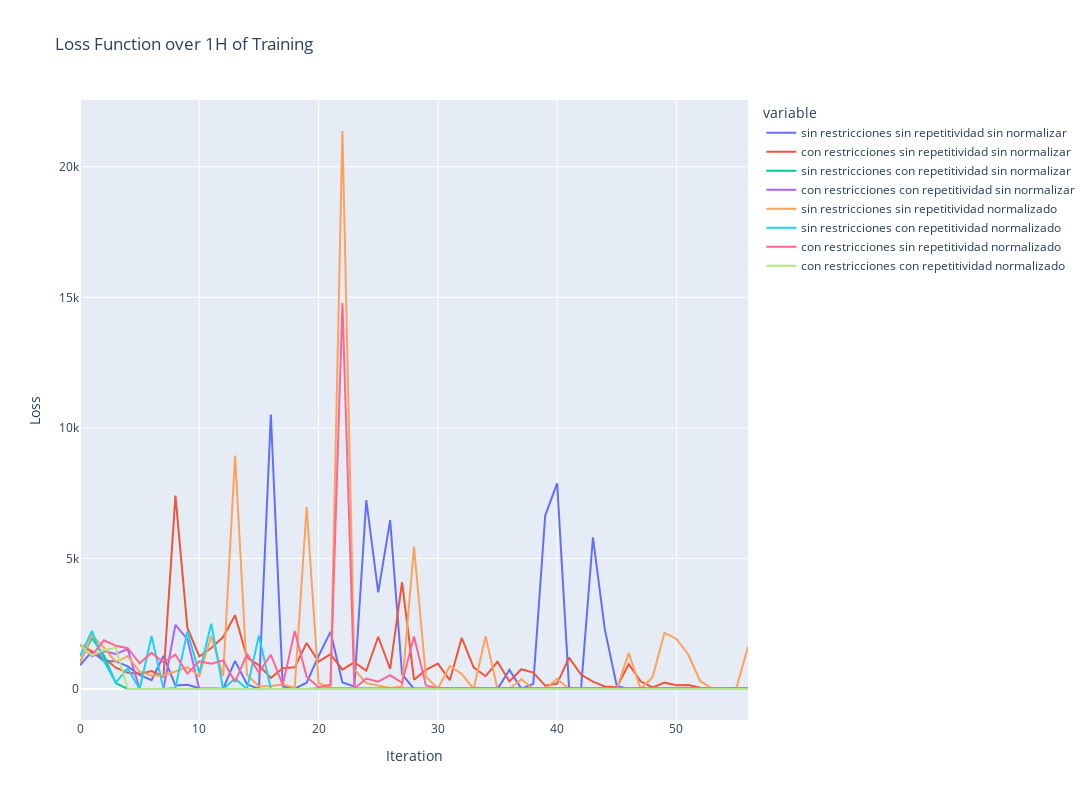

The notebook cell this image was saved under:
### Code cell
fig = px.line(loss_df, title='Loss Function over 1H of Training')
fig.update_xaxes(title_text='Iteration')
fig.update_yaxes(title_text='Loss')

fig.update_layout(
    autosize=False,
    width=1600,
    height=800,)

fig.show()

### Figure 1 — Plotly figure (JSON) as saved in the notebook; plotly's stock layout.template omitted (floating-point values rounded to 4 significant figures)
{"data": [{"hovertemplate": "variable=sin restricciones sin repetitividad sin normalizar<br>index=%{x}<br>value=%{y}<extra></extra>", "legendgroup": "sin restricciones sin repetitividad sin normalizar", "line": {"color": "#636efa", "dash": "solid"}, "marker": {"symbol": "circle"}, "mode": "lines", "name": "sin restricciones sin repetitividad sin normalizar", "orientation": "v", "showlegend": true, "type": "scatter", "x": [0, 1, 2, 3, 4, 5, 6, 7, 8, 9, 10, 11, 12, 13, 14, 15, 16, 17, 18, 19, 20, 21, 22, 23, 24, 25, 26, 27, 28, 29, 30, 31, 32, 33, 34, 35, 36, 37, 38, 39, 40, 41, 42, 43, 44, 45, 46, 47, 48, 49, 50, 51, 52, 53, 54, 55, 56], "xaxis": "x", "y": [908.8, 1438.0, 1068.0, 1065.0, 864.3, 537.1, 337.6, 1268.0, 132.7, 162.8, 30.59, 30.56, 11.23, 1077.0, 178.7, 3.113, 10510.0, 100.3, 9.588, 240.6, 1264.0, 2189.0, 246.1, 95.24, 7234.0, 3701.0, 6465.0, 567.7, 0.4479, 0.4198, 0.1036, 0.09406, 0.05606, 0.006145, 20.46, 0.685, 732.5, 13.28, 195.4, 6644.0, 7874.0, 38.52, 0.4485, 5803.0, 2271.0, 119.8, 2.205, 0.06355, 0.01555, 0.04915, 0.02265, 0.005849, 0.0118, 0.002015, 0.2677, 0.01946, 0.0007437], "yaxis": "y"}, {"hovertemplate": "variable=con restricciones sin repetitividad sin normalizar<br>index=%{x}<br>value=%{y}<extra></extra>", "legendgroup": "con restricciones sin repetitividad sin normalizar", "line": {"color": "#EF553B", "dash": "solid"}, "marker": {"symbol": "circle"}, "mode": "lines", "name": "con restricciones sin repetitividad sin normalizar", "orientation": "v", "showlegend": true, "type": "scatter", "x": [0, 1, 2, 3, 4, 5, 6, 7, 8, 9, 10, 11, 12, 13, 14, 15, 16, 17, 18, 19, 20, 21, 22, 23, 24, 25, 26, 27, 28, 29, 30, 31, 32, 33, 34, 35, 36, 37, 38, 39, 40, 41, 42, 43, 44, 45, 46, 47, 48, 49, 50, 51, 52, 53, 54, 55, 56], "xaxis": "x", "y": [1691.0, 1440.0, 1194.0, 816.2, 623.9, 579.3, 687.9, 470.7, 7408.0, 2347.0, 1246.0, 1572.0, 1991.0, 2824.0, 1214.0, 911.3, 426.9, 797.1, 828.3, 1762.0, 1051.0, 1334.0, 738.1, 1027.0, 698.3, 2001.0, 766.3, 4097.0, 357.3, 730.0, 970.2, 336.4, 1958.0, 831.3, 489.3, 1043.0, 288.2, 756.6, 626.8, 124.4, 206.6, 1200.0, 553.2, 282.5, 94.16, 61.93, 952.3, 294.0, 57.3, 242.2, 145.9, 153.7, 49.65, 18.4, 0.6965, 31.51, 13.85], "yaxis": "y"}, {"hovertemplate": "variable=sin restricciones con repetitividad sin normalizar<br>index=%{x}<br>value=%{y}<extra></extra>", "legendgroup": "sin restricciones con repetitividad sin normalizar", "line": {"color": "#00cc96", "dash": "solid"}, "marker": {"symbol": "circle"}, "mode": "lines", "name": "sin restricciones con repetitividad sin normalizar", "orientation": "v", "showlegend": true, "type": "scatter", "x": [0, 1, 2, 3, 4, 5, 6, 7, 8, 9, 10, 11, 12, 13, 14, 15, 16, 17, 18, 19, 20, 21, 22, 23, 24, 25, 26, 27, 28, 29, 30, 31, 32, 33, 34, 35, 36, 37, 38, 39, 40, 41, 42, 43, 44, 45, 46, 47, 48, 49, 50, 51, 52, 53, 54, 55, 56], "xaxis": "x", "y": [1038.0, 1952.0, 1286.0, 228.0, 2.19, 0.3729, 0.3464, 0.4534, 13.01, 5.215, 2.786, -0.3181, 0.2926, 0.2926, 0.2926, 0.2926, 0.2926, 0.2926, 0.2926, 0.2926, 0.2926, 0.2926, 0.2926, 0.2926, 0.2926, 0.2926, 0.2926, 0.2926, 0.2926, 0.2926, 0.2926, 0.2926, 0.2926, 0.2926, 0.2926, 0.2926, 0.2926, 0.2926, 0.2926, 0.2926, 0.2926, 0.2926, 0.2926, 0.2926, 0.2926, 0.2926, 0.2926, 0.2926, 0.2926, 0.2926, 0.2926, 0.2926, 0.2926, 0.2926, 0.2926, 0.2926, 0.2926], "yaxis": "y"}, {"hovertemplate": "variable=con restricciones con repetitividad sin normalizar<br>index=%{x}<br>value=%{y}<extra></extra>", "legendgroup": "con restricciones con repetitividad sin normalizar", "line": {"color": "#ab63fa", "dash": "solid"}, "marker": {"symbol": "circle"}, "mode": "lines", "name": "con restricciones con repetitividad sin normalizar", "orientation": "v", "showlegend": true, "type": "scatter", "x": [0, 1, 2, 3, 4, 5, 6, 7, 8, 9, 10, 11, 12, 13, 14, 15, 16, 17, 18, 19, 20, 21, 22, 23, 24, 25, 26, 27, 28, 29, 30, 31, 32, 33, 34, 35, 36, 37, 38, 39, 40, 41, 42, 43, 44, 45, 46, 47, 48, 49, 50, 51, 52, 53, 54, 55, 56], "xaxis": "x", "y": [1691.0, 1252.0, 1454.0, 1340.0, 1531.0, 0.1155, 0.1548, -0.1287, 2454.0, 1909.0, 0.8198, 0.8198, 0.8198, 0.8198, 0.8198, 0.8198, 0.8198, 0.8198, 0.8198, 0.8198, 0.8198, 0.8198, 0.8198, 0.8198, 0.8198, 0.8198, 0.8198, 0.8198, 0.8198, 0.8198, 0.8198, 0.8198, 0.8198, 0.8198, 0.8198, 0.8198, 0.8198, 0.8198, 0.8198, 0.8198, 0.8198, 0.8198, 0.8198, 0.8198, 0.8198, 0.8198, 0.8198, 0.8198, 0.8198, 0.8198, 0.8198, 0.8198, 0.8198, 0.8198, 0.8198, 0.8198, 0.8198], "yaxis": "y"}, {"hovertemplate": "variable=sin restricciones sin repetitividad normalizado<br>index=%{x}<br>value=%{y}<extra></extra>", "legendgroup": "sin restricciones sin repetitividad normalizado", "line": {"color": "#FFA15A", "dash": "solid"}, "marker": {"symbol": "circle"}, "mode": "lines", "name": "sin restricciones sin repetitividad normalizado", "orientation": "v", "showlegend": true, "type": "scatter", "x": [0, 1, 2, 3, 4, 5, 6, 7, 8, 9, 10, 11, 12, 13, 14, 15, 16, 17, 18, 19, 20, 21, 22, 23, 24, 25, 26, 27, 28, 29, 30, 31, 32, 33, 34, 35, 36, 37, 38, 39, 40, 41, 42, 43, 44, 45, 46, 47, 48, 49, 50, 51, 52, 53, 54, 55, 56], "xaxis": "x", "y": [993.0, 2054.0, 1589.0, 1029.0, 1257.0, 661.7, 505.4, 529.4, 666.5, 840.7, 496.5, 2023.0, 486.6, 8941.0, 546.4, 95.89, 116.6, 172.7, 47.2, 6970.0, 222.3, 60.2, 21370.0, 745.9, 222.4, 138.6, 42.54, 99.22, 5440.0, 471.5, 17.4, 883.5, 575.1, 1.898, 2022.0, 1.072, 4.277, 371.7, 0.9863, 0.1011, 388.7, 1.643, 0.03552, -0.02218, -0.149, -0.06692, 1383.0, 6.76, 454.1, 2158.0, 1917.0, 1311.0, 298.0, 14.32, 0.4374, 0.06742, 1616.0], "yaxis": "y"}, {"hovertemplate": "variable=sin restricciones con repetitividad normalizado<br>index=%{x}<br>value=%{y}<extra></extra>", "legendgroup": "sin restricciones con repetitividad normalizado", "line": {"color": "#19d3f3", "dash": "solid"}, "marker": {"symbol": "circle"}, "mode": "lines", "name": "sin restricciones con repetitividad normalizado", "orientation": "v", "showlegend": true, "type": "scatter", "x": [0, 1, 2, 3, 4, 5, 6, 7, 8, 9, 10, 11, 12, 13, 14, 15, 16, 17, 18, 19, 20, 21, 22, 23, 24, 25, 26, 27, 28, 29, 30, 31, 32, 33, 34, 35, 36, 37, 38, 39, 40, 41, 42, 43, 44, 45, 46, 47, 48, 49, 50, 51, 52, 53, 54, 55, 56], "xaxis": "x", "y": [1252.0, 2228.0, 1070.0, 245.8, 789.1, 2.859, 2028.0, 3.423, 42.33, 2202.0, 608.9, 2502.0, -0.333, 397.0, 0.1037, 2039.0, -0.07635, -0.5928, -0.2168, -0.04825, 32.82, 32.82, 32.82, 32.82, 32.82, 32.82, 32.82, 32.82, 32.82, 32.82, 32.82, 32.82, 32.82, 32.82, 32.82, 32.82, 32.82, 32.82, 32.82, 32.82, 32.82, 32.82, 32.82, 32.82, 32.82, 32.82, 32.82, 32.82, 32.82, 32.82, 32.82, 32.82, 32.82, 32.82, 32.82, 32.82, 32.82], "yaxis": "y"}, {"hovertemplate": "variable=con restricciones sin repetitividad normalizado<br>index=%{x}<br>value=%{y}<extra></extra>", "legendgroup": "con restricciones sin repetitividad normalizado", "line": {"color": "#FF6692", "dash": "solid"}, "marker": {"symbol": "circle"}, "mode": "lines", "name": "con restricciones sin repetitividad normalizado", "orientation": "v", "showlegend": true, "type": "scatter", "x": [0, 1, 2, 3, 4, 5, 6, 7, 8, 9, 10, 11, 12, 13, 14, 15, 16, 17, 18, 19, 20, 21, 22, 23, 24, 25, 26, 27, 28, 29, 30, 31, 32, 33, 34, 35, 36, 37, 38, 39, 40, 41, 42, 43, 44, 45, 46, 47, 48, 49, 50, 51, 52, 53, 54, 55, 56], "xaxis": "x", "y": [1697.0, 1291.0, 1864.0, 1656.0, 1560.0, 985.0, 1383.0, 1022.0, 1312.0, 588.4, 1058.0, 971.9, 1095.0, 265.6, 1347.0, 627.9, 1309.0, 153.8, 2217.0, 465.6, 67.73, 163.0, 14780.0, 13.69, 401.7, 280.6, 528.5, 232.1, 2008.0, 134.8, 30.83, 30.83, 30.83, 30.83, 30.83, 30.83, 30.83, 30.83, 30.83, 30.83, 30.83, 30.83, 30.83, 30.83, 30.83, 30.83, 30.83, 30.83, 30.83, 30.83, 30.83, 30.83, 30.83, 30.83, 30.83, 30.83, 30.83], "yaxis": "y"}, {"hovertemplate": "variable=con restricciones con repetitividad normalizado<br>index=%{x}<br>value=%{y}<extra></extra>", "legendgroup": "con restricciones con repetitividad normalizado", "line": {"color": "#B6E880", "dash": "solid"}, "marker": {"symbol": "circle"}, "mode": "lines", "name": "con restricciones con repetitividad normalizado", "orientation": "v", "showlegend": true, "type": "scatter", "x": [0, 1, 2, 3, 4, 5, 6, 7, 8, 9, 10, 11, 12, 13, 14, 15, 16, 17, 18, 19, 20, 21, 22, 23, 24, 25, 26, 27, 28, 29, 30, 31, 32, 33, 34, 35, 36, 37, 38, 39, 40, 41, 42, 43, 44, 45, 46, 47, 48, 49, 50, 51, 52, 53, 54, 55, 56], "xaxis": "x", "y": [1697.0, 1280.0, 1495.0, 1578.0, 1.191, 4.442, -0.09949, -0.1383, 0.9682, -0.1951, 3.552, 3.552, 3.552, 3.552, 3.552, 3.552, 3.552, 3.552, 3.552, 3.552, 3.552, 3.552, 3.552, 3.552, 3.552, 3.552, 3.552, 3.552, 3.552, 3.552, 3.552, 3.552, 3.552, 3.552, 3.552, 3.552, 3.552, 3.552, 3.552, 3.552, 3.552, 3.552, 3.552, 3.552, 3.552, 3.552, 3.552, 3.552, 3.552, 3.552, 3.552, 3.552, 3.552, 3.552, 3.552, 3.552, 3.552], "yaxis": "y"}], "layout": {"autosize": false, "height": 800, "legend": {"title": {"text": "variable"}, "tracegroupgap": 0}, "title": {"text": "Loss Function over 1H of Training"}, "width": 1600, "xaxis": {"anchor": "y", "domain": [0, 1], "title": {"text": "Iteration"}}, "yaxis": {"anchor": "x", "domain": [0, 1], "title": {"text": "Loss"}}}}
